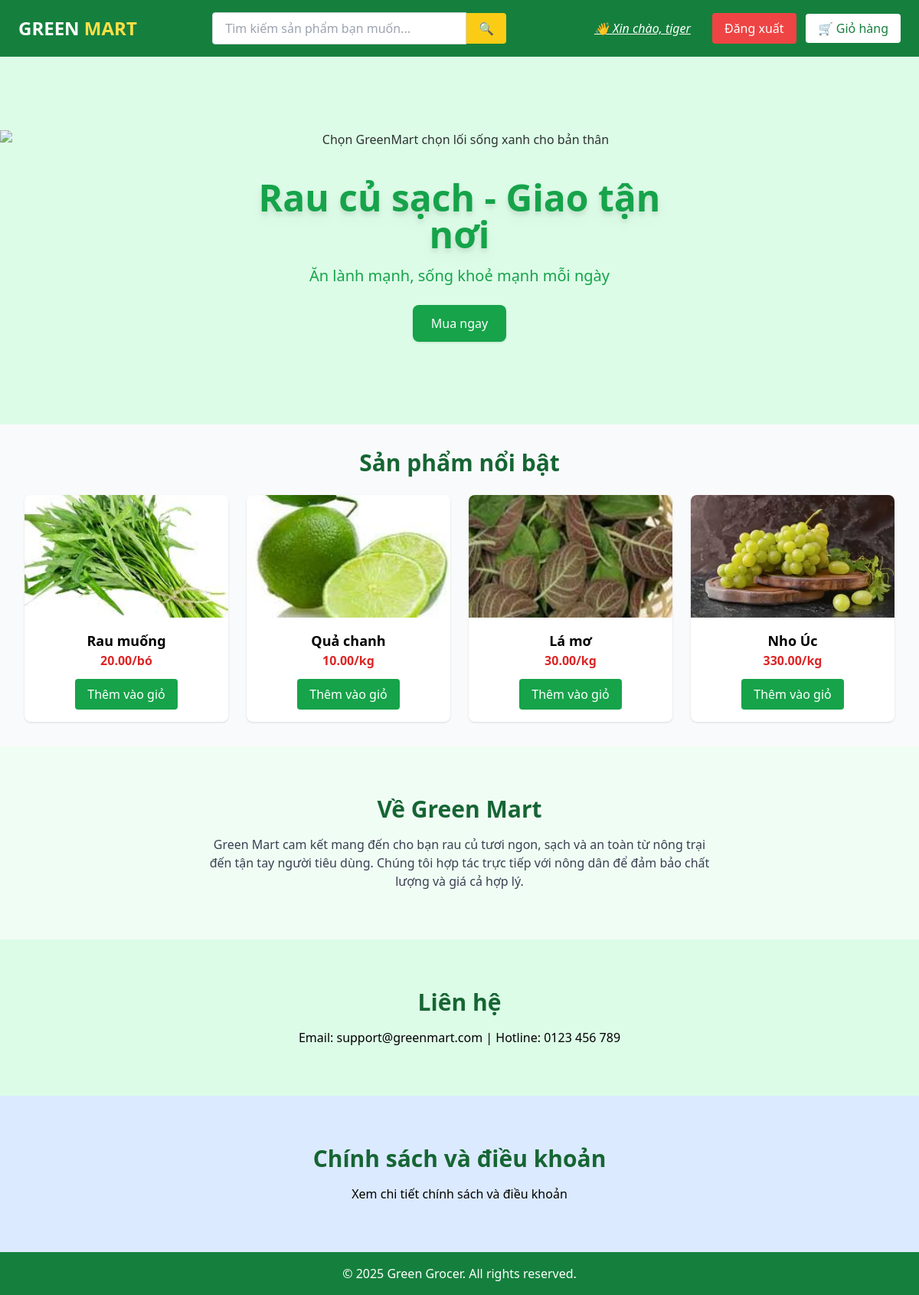
Screenshot of / (signed in) with the database file from the repository.
### app/models.py (models this page shows, shortened)
class Product(models.Model):
    UNIT_CHOICES = [
        ("kg", "Kilogram"),
        ("gr", "Gram"),
        ("bó", "Bó"),
        ("túi", "Túi"),
        ("quả", "Quả"),
    ]
    STATUS_CHOICES = [
        ("available", "Còn hàng"),
        ("out_of_stock", "Hết hàng"),
        ("hidden", "Ẩn"),
    ]
    name = models.CharField(max_length=200)
    slug = models.SlugField(max_length=200, unique=True, blank = True)
    category = models.ForeignKey(Category, on_delete=models.CASCADE, related_name="products")
    description = models.TextField(blank=True, null=True)
    price = models.DecimalField(max_digits=10, decimal_places=2)
    unit = models.CharField(max_length=20, choices=UNIT_CHOICES, default="kg")
    stock = models.PositiveIntegerField(default=0)  # số lượng tồn kho
    status = models.CharField(max_length=20, choices=STATUS_CHOICES, default="available")
    origin = models.CharField(max_length=100, choices=Origin.choices, default=Origin.VIETNAM, blank=True, null=True)   # Việt Nam, Úc, Mỹ...
    image = models.ImageField(upload_to="products/", blank=True, null=True)
    is_featured = models.BooleanField(default=False)   # Sản phẩm nổi bật
    created_at = models.DateTimeField(auto_now_add=True)
    updated_at = models.DateTimeField(auto_now=True)
    user = models.ForeignKey(User, on_delete=models.CASCADE, blank= True, null=True)

### app/views.py (the view)
# urls.py: path('', views.home, name='home'),
def home(request):
    products = Product.objects.filter(is_featured = True)
    if request.user.is_authenticated:
        order, created = Order.objects.get_or_create(customer=request.user, complete=False)
    else:
        if not request.session.session_key:
            request.session.create()
        session_key = request.session.session_key
        order, created = Order.objects.get_or_create(transaction_id=session_key, complete=False)
    cartItems = order.get_cart_items if order else 0
    return render(request, "index.html", {
        'products': products,
        "items": cartItems
    })

### app/models.py (called while the page is built)
    @property
    def get_cart_items(self):
        orderitems = self.orderitem_set.all()
        total = sum([item.quantity for item in orderitems])
        return total

### app/templates/index.html (shortened to what this page needs)
<!DOCTYPE html>
<html lang="vi">
<head>
  <script src="https://cdn.tailwindcss.com"></script>
</head>
<body class="bg-gray-50">
  <nav class="bg-green-700 text-white px-6 py-4 flex justify-between items-center left-0 w-full shadow z-50">
  <a href="{% url 'home' %}" class="text-2xl font-bold">
    GREEN <span class="text-yellow-300">MART</span>
  </a>
  <form action="{% url 'search' %}" method="get" class="hidden md:flex items-center mx-6 w-1/3">
    <input
      type="text"
      name="q"
      placeholder="Tìm kiếm sản phẩm bạn muốn..."
      class="w-full px-4 py-2 rounded-l border border-gray-300 text-black focus:outline-none"
    >
    <button type="submit" class="bg-yellow-400 text-black px-4 py-2 rounded-r hover:bg-yellow-300">
      🔍
    </button>
  </form>
  <div class="flex items-center gap-3">
  {% if request.user.is_authenticated %}
    <a href="{% url 'profile' %}"  class="bg-green-700 text-white px-4 py-2 rounded">
      <u><i>👋 Xin chào, {{ request.user.username }}</i></u>
    </a>
    <a href="{% url 'logout' %}"
       class="bg-red-500 text-white px-4 py-2 rounded hover:bg-red-400">
      Đăng xuất
    </a>
  {% else %}
    <a href="{% url 'loginn' %}"
       class="bg-yellow-400 text-black px-4 py-2 rounded hover:bg-yellow-300">
      Đăng nhập
    </a>
  {% endif %}
  <div class="relative">
    <a href="{% url 'cart' %}"
       class="bg-white text-green-700 px-4 py-2 rounded hover:bg-gray-100 relative">
      🛒 Giỏ hàng
    </a>
  </div>
</div>
</nav>
  <section id="home" class="pt-24 bg-green-100 text-center relative">
    <img
         alt="Chọn GreenMart chọn lối sống xanh cho bản thân" class="w-full h-96 object-cover opacity-80">
    <div class="absolute top-1/3 left-1/2 transform -translate-x-1/2 text-white">
      <h1 class="text-4xl md:text-5xl font-bold drop-shadow-lg text-green-600">Rau củ sạch - Giao tận nơi</h1>
      <p class="text-green-600 mt-4 text-lg md:text-xl">Ăn lành mạnh, sống khoẻ mạnh mỗi ngày</p>
      <a href="{% url 'productPage' %}" class="mt-6 inline-block bg-green-600 text-white px-6 py-3 rounded-lg shadow hover:bg-green-500">
        Mua ngay
      </a>
    </div>
  </section>
  <section id="products" class="p-8 max-w-7xl mx-auto">
    <h2 class="text-3xl font-bold text-green-800 mb-6 text-center">Sản phẩm nổi bật</h2>
    <div class="grid grid-cols-1 sm:grid-cols-2 md:grid-cols-3 lg:grid-cols-4 gap-6">
      {% for product in products %}
      <a href="{% url 'detail' product.slug %}" class="bg-white shadow rounded-lg overflow-hidden hover:shadow-lg transition">
  <img src="{{ product.image.url }}" alt="{{ product.name}}" class="w-full h-40 object-cover">
  <div class="p-4 text-center">
    <h3 class="font-semibold text-lg">{{ product.name }}</h3>
    <p class="text-red-600 font-bold">{{ product.price }}/{{product.unit}}</p>
    <form method="post" action="{% url 'add_to_cart' product.slug %}">
        <button type="submit"
                class="mt-3 bg-green-600 text-white px-4 py-2 rounded hover:bg-green-500">
          Thêm vào giỏ
        </button>
      </form>
  </div>
</a>
      {% endfor %}
    </div>
  </section>
  <section id="about" class="bg-green-50 py-16 text-center">
    <h2 class="text-3xl font-bold text-green-800 mb-4">Về Green Mart</h2>
    <p class="max-w-2xl mx-auto text-gray-700">
      Green Mart cam kết mang đến cho bạn rau củ tươi ngon, sạch và an toàn từ nông trại đến tận tay người tiêu dùng.
      Chúng tôi hợp tác trực tiếp với nông dân để đảm bảo chất lượng và giá cả hợp lý.
    </p>
  </section>
  <section id="contact" class="py-16 text-center bg-green-100">
    <h2 class="text-3xl font-bold text-green-800 mb-4">Liên hệ</h2>
    <p>Email: support@greenmart.com | Hotline: 0123 456 789</p>
  </section>
    <section id="policy" class="py-16 text-center bg-blue-100">
    <h2 class="text-3xl font-bold text-green-800 mb-4">Chính sách và điều khoản</h2>
    <a href="{% url 'policy' %}"> Xem chi tiết chính sách và điều khoản</a>
  </section>
  <footer class="bg-green-700 text-white text-center p-4">
    © 2025 Green Grocer. All rights reserved.
  </footer>
</body>
</html>

### rows the page displays
Product: image (picture), name "Rau muống", price "20.00", unit "bó"
Product: image (picture), name "Quả chanh", price "10.00", unit "kg"
Product: image (picture), name "Lá mơ", price "30.00", unit "kg"
Product: image (picture), name "Nho Úc", price "330.00", unit "kg"

### other values shown
{{ request.user.username }} "tiger"
